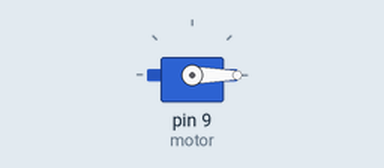
Simulated run of this sketch. Board: Arduino Uno, built with avr-gcc and run on an emulated ATmega328P. Shown: servo.

Above: at 0.05 s.
At 2.5 s:
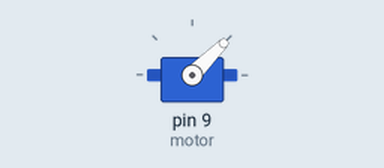
At 5.0 s:
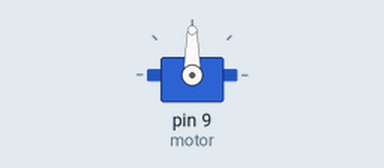
At 10.0 s:
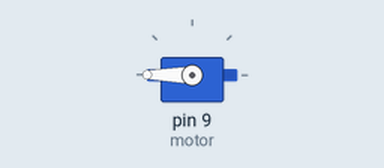
Timing chart, 0 to 13.0 s (numbered marks = the images above):
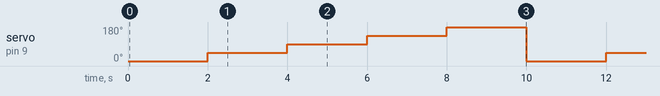

Measured:
- by itself, servo on pin 9 (motor): repeats every 10.0 s: 90° 2.0 s, 135° 2.0 s, 180° 2.0 s, 0° 2.0 s, 45° 2.0 s

The sketch:

servo_motor.ino
```cpp
#include<Servo.h>
 Servo motor;
 void setup()
 {
 motor.attach(9);
 }

 void loop()
 {
 motor.write(0);
 delay(2000);
 motor.write(45);
 delay(2000);
 motor.write(90);
 delay(2000);
 motor.write(135);
 delay(2000);
 motor.write(180);
 delay(2000);
 }
```
